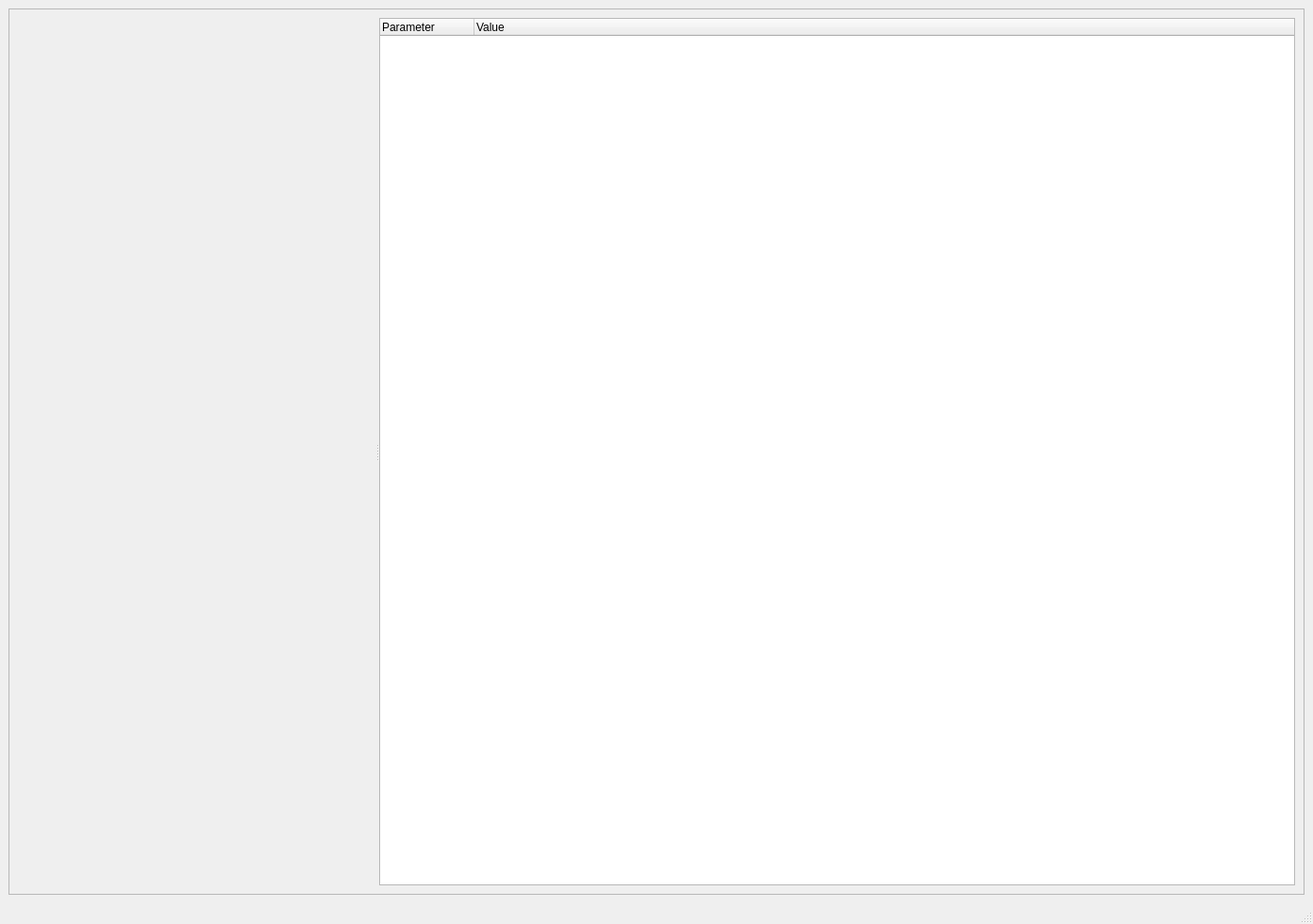
<?xml version="1.0" encoding="UTF-8"?>
<ui version="4.0">
 <class>C2DVScope</class>
 <widget class="QMainWindow" name="C2DVScope">
  <property name="geometry">
   <rect>
    <x>0</x>
    <y>0</y>
    <width>1392</width>
    <height>980</height>
   </rect>
  </property>
  <property name="windowTitle">
   <string>C2DataViewer - Scope</string>
  </property>
  <widget class="QWidget" name="centralwidget">
   <layout class="QHBoxLayout" name="horizontalLayout">
    <item>
     <widget class="QFrame" name="frame">
      <property name="sizePolicy">
       <sizepolicy hsizetype="Preferred" vsizetype="Preferred">
        <horstretch>1</horstretch>
        <verstretch>0</verstretch>
       </sizepolicy>
      </property>
      <property name="frameShape">
       <enum>QFrame::StyledPanel</enum>
      </property>
      <property name="frameShadow">
       <enum>QFrame::Raised</enum>
      </property>
      <layout class="QHBoxLayout" name="horizontalLayout_2">
       <item>
        <widget class="QSplitter" name="splitter">
         <property name="orientation">
          <enum>Qt::Horizontal</enum>
         </property>
         <widget class="PlotWidget" name="graphicsWidget" native="true">
          <property name="sizePolicy">
           <sizepolicy hsizetype="Expanding" vsizetype="Expanding">
            <horstretch>1</horstretch>
            <verstretch>0</verstretch>
           </sizepolicy>
          </property>
          <property name="font">
           <font>
            <kerning>false</kerning>
           </font>
          </property>
         </widget>
         <widget class="ParameterTree" name="parameterPane">
          <property name="enabled">
           <bool>true</bool>
          </property>
          <property name="sizePolicy">
           <sizepolicy hsizetype="Fixed" vsizetype="Expanding">
            <horstretch>1</horstretch>
            <verstretch>0</verstretch>
           </sizepolicy>
          </property>
          <property name="minimumSize">
           <size>
            <width>320</width>
            <height>0</height>
           </size>
          </property>
          <property name="autoExpandDelay">
           <number>0</number>
          </property>
          <column>
           <property name="text">
            <string>Parameter</string>
           </property>
          </column>
          <column>
           <property name="text">
            <string>Value</string>
           </property>
          </column>
         </widget>
        </widget>
       </item>
      </layout>
     </widget>
    </item>
   </layout>
  </widget>
  <widget class="QMenuBar" name="menubar">
   <property name="geometry">
    <rect>
     <x>0</x>
     <y>0</y>
     <width>1392</width>
     <height>30</height>
    </rect>
   </property>
  </widget>
  <widget class="QStatusBar" name="statusbar"/>
 </widget>
 <customwidgets>
  <customwidget>
   <class>ParameterTree</class>
   <extends>QTreeWidget</extends>
   <header>pyqtgraph.parametertree.h</header>
  </customwidget>
  <customwidget>
   <class>PlotWidget</class>
   <extends>QWidget</extends>
   <header>c2dataviewer.view.scope_display.h</header>
   <container>1</container>
  </customwidget>
 </customwidgets>
 <resources/>
 <connections/>
</ui>
